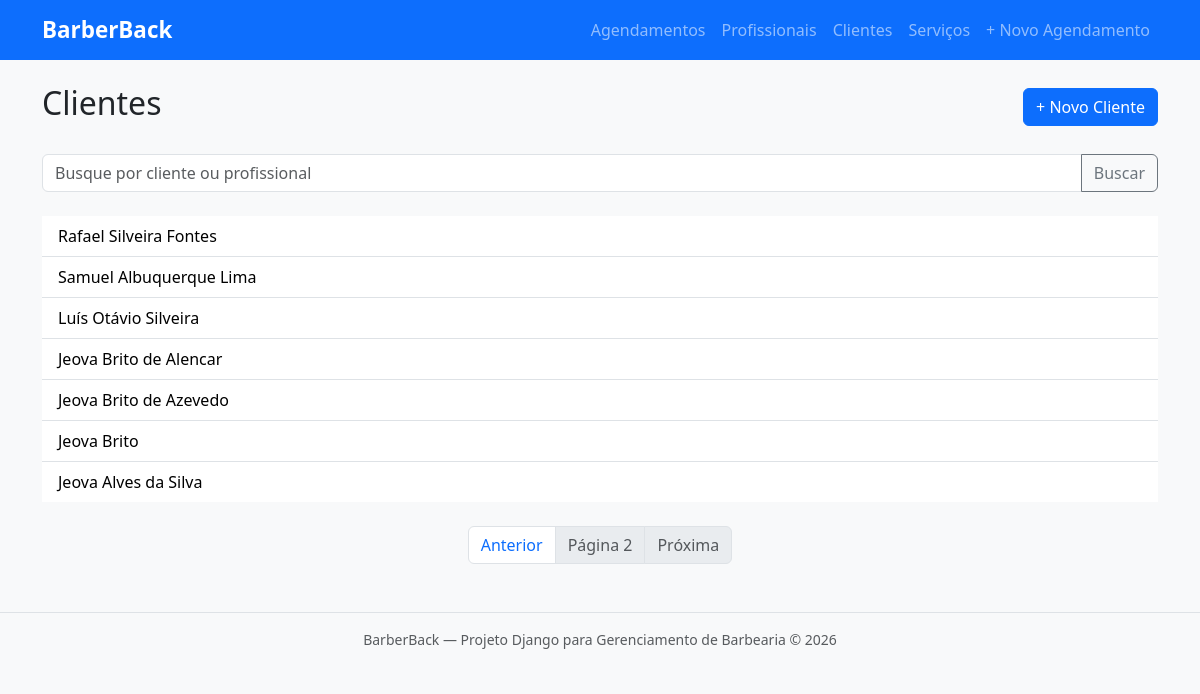
Before: /clientes/?page=2 with the older database file.
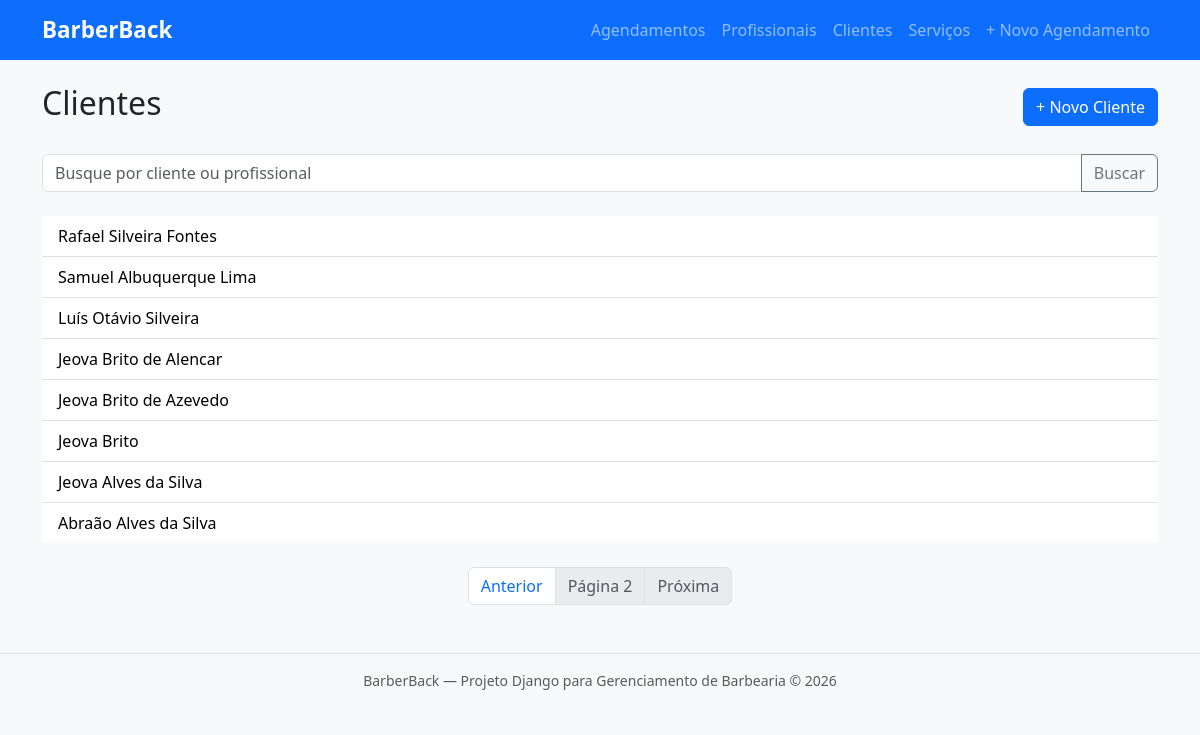
After: the same page with the newer database file.
### barbearia/models.py (models this page shows, shortened)
class Cliente(models.Model):
    nome = models.CharField(
        max_length=200,
        verbose_name='Nome completo'
    )
    cpf = models.CharField(
        max_length=11,
        unique=True,
        verbose_name='CPF'
    )
    telefone = models.CharField(
        max_length=11,
        blank=True,
        verbose_name='Telefone'
    )
    data_cadastro = models.DateTimeField(
        auto_now_add=True,
        verbose_name='Data de cadastro'
    )
    obs = models.TextField(
        blank=True,
        verbose_name='Observações adicionais'
    )
    class Meta:
        verbose_name = 'Cliente'
        verbose_name_plural = 'Clientes'
        ordering = ['data_cadastro']  # Ordena pela data de cadastro.

### barbearia/views.py (the view)
# urls.py: path('clientes/', views.cliente_lista, name='cliente_lista'),
def cliente_lista(request):
    form = BuscaForm(request.GET)
    clientes = Cliente.objects.all()
    if form.is_valid():
        q = form.cleaned_data.get('q')
        if q:
            clientes = clientes.filter(nome__icontains=q)
    paginator = Paginator(clientes, 10)
    page_number = request.GET.get('page')
    page_obj = paginator.get_page(page_number)
    context = {
        'page_obj': page_obj,
        'form': form,
    }
    return render(request, 'barbearia/cliente/cliente_lista.html', context)

### barbearia/forms.py
class BuscaForm(forms.Form):
    q = forms.CharField(
        label='Buscar',
        max_length=100,
        required=False,
        widget=forms.TextInput(attrs={
            'class': 'form-control',
            'placeholder': 'Busque por cliente ou profissional',
        }),
    )

### barbearia/templates/barbearia/cliente/cliente_lista.html (shortened to what this page needs)
{% extends "barbearia/base.html" %}
{% block conteudo %}
<div class="d-flex justify-content-between align-items-center mb-4">
    <h1 class="h2">Clientes</h1>
    <a href="{% url 'cliente_criar' %}" class="btn btn-primary">+ Novo Cliente</a>
</div>
<form method="get" class="mb-4">
    <div class="input-group">
        {{ form.q }}
        <button class="btn btn-outline-secondary" type="submit">Buscar</button>
    </div>
</form>
{% if page_obj %}
<ul class="list-group list-group-flush mb-4">
  {% for cliente in page_obj %}
    <li class="list-group-item">
        <a href="{% url 'cliente_detalhe' cliente.pk %}" class="link-body-emphasis link-offset-3 link-underline-opacity-0 link-underline-opacity-75-hover">
            {{ cliente.nome }}
        </a>
    </li>
  {% endfor %}
</ul>
{% endif %}
<nav>
    <ul class="pagination justify-content-center">
        {% if page_obj.has_previous %}
        <li class="page-item">
            <a class="page-link" href="?page={{ page_obj.previous_page_number }}">Anterior</a>
        </li>
        {% else %}
        <li class="page-item disabled">
            <span class="page-link" href="#">Anterior</span>
        </li>
        {% endif %}
        <li class="page-item disabled">
            <span class="page-link" href="#">Página {{ page_obj.number }}</span>
        </li>
        {% if page_obj.has_next %}
        <li class="page-item">
            <a class="page-link" href="?page={{ page_obj.next_page_number }}">Próxima</a>
        </li>
        {% else %}
        <li class="page-item disabled">
            <span class="page-link" href="#">Próxima</span>
        </li>
        {% endif %}
    </ul>
</nav>
{% endblock %}

Changed rows visible on the page:
added Cliente: nome "Abraão Alves da Silva"
